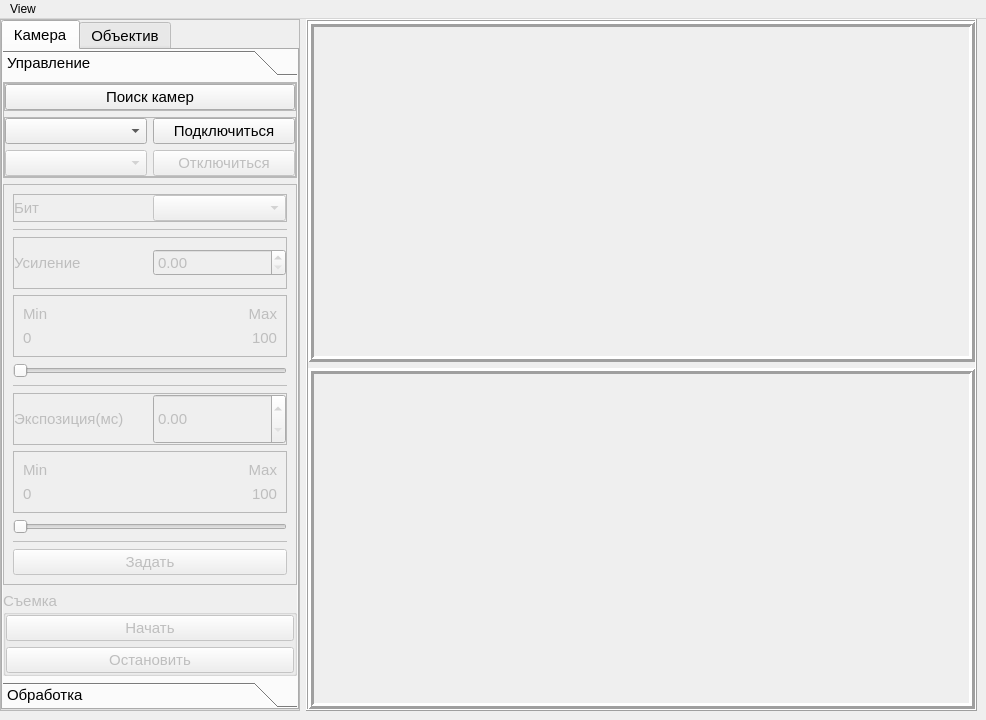
<?xml version="1.0" encoding="UTF-8"?>
<ui version="4.0">
 <class>MainWindow</class>
 <widget class="QMainWindow" name="MainWindow">
  <property name="geometry">
   <rect>
    <x>0</x>
    <y>0</y>
    <width>986</width>
    <height>720</height>
   </rect>
  </property>
  <property name="windowTitle">
   <string>MainWindow</string>
  </property>
  <widget class="QWidget" name="centralwidget">
   <property name="font">
    <font>
     <pointsize>11</pointsize>
    </font>
   </property>
   <layout class="QHBoxLayout" name="horizontalLayout">
    <property name="leftMargin">
     <number>0</number>
    </property>
    <property name="topMargin">
     <number>0</number>
    </property>
    <property name="rightMargin">
     <number>9</number>
    </property>
    <property name="bottomMargin">
     <number>9</number>
    </property>
    <item>
     <widget class="QFrame" name="control_frm">
      <property name="sizePolicy">
       <sizepolicy hsizetype="Fixed" vsizetype="Preferred">
        <horstretch>0</horstretch>
        <verstretch>0</verstretch>
       </sizepolicy>
      </property>
      <property name="minimumSize">
       <size>
        <width>300</width>
        <height>0</height>
       </size>
      </property>
      <property name="frameShape">
       <enum>QFrame::StyledPanel</enum>
      </property>
      <property name="frameShadow">
       <enum>QFrame::Raised</enum>
      </property>
      <layout class="QVBoxLayout" name="verticalLayout">
       <property name="leftMargin">
        <number>0</number>
       </property>
       <property name="topMargin">
        <number>0</number>
       </property>
       <property name="rightMargin">
        <number>0</number>
       </property>
       <property name="bottomMargin">
        <number>0</number>
       </property>
       <item>
        <widget class="QTabWidget" name="control_objects_tab">
         <property name="sizePolicy">
          <sizepolicy hsizetype="Preferred" vsizetype="Expanding">
           <horstretch>0</horstretch>
           <verstretch>0</verstretch>
          </sizepolicy>
         </property>
         <property name="autoFillBackground">
          <bool>false</bool>
         </property>
         <property name="currentIndex">
          <number>0</number>
         </property>
         <widget class="QWidget" name="camera_tab">
          <attribute name="title">
           <string>Камера</string>
          </attribute>
          <layout class="QVBoxLayout" name="verticalLayout_2">
           <property name="leftMargin">
            <number>0</number>
           </property>
           <property name="topMargin">
            <number>0</number>
           </property>
           <property name="rightMargin">
            <number>0</number>
           </property>
           <property name="bottomMargin">
            <number>0</number>
           </property>
           <item>
            <widget class="QToolBox" name="cam_control_toolbox">
             <property name="currentIndex">
              <number>0</number>
             </property>
             <widget class="QWidget" name="cam_page">
              <property name="geometry">
               <rect>
                <x>0</x>
                <y>0</y>
                <width>299</width>
                <height>586</height>
               </rect>
              </property>
              <attribute name="label">
               <string>Управление</string>
              </attribute>
              <layout class="QVBoxLayout" name="verticalLayout_4">
               <property name="leftMargin">
                <number>0</number>
               </property>
               <property name="topMargin">
                <number>0</number>
               </property>
               <property name="rightMargin">
                <number>0</number>
               </property>
               <property name="bottomMargin">
                <number>0</number>
               </property>
               <item>
                <widget class="QFrame" name="cam_connection_frm">
                 <property name="sizePolicy">
                  <sizepolicy hsizetype="Preferred" vsizetype="Fixed">
                   <horstretch>0</horstretch>
                   <verstretch>0</verstretch>
                  </sizepolicy>
                 </property>
                 <property name="frameShape">
                  <enum>QFrame::StyledPanel</enum>
                 </property>
                 <property name="frameShadow">
                  <enum>QFrame::Raised</enum>
                 </property>
                 <layout class="QVBoxLayout" name="verticalLayout_5">
                  <property name="leftMargin">
                   <number>0</number>
                  </property>
                  <property name="topMargin">
                   <number>0</number>
                  </property>
                  <property name="rightMargin">
                   <number>0</number>
                  </property>
                  <property name="bottomMargin">
                   <number>0</number>
                  </property>
                  <item>
                   <widget class="QFrame" name="find_frm">
                    <property name="sizePolicy">
                     <sizepolicy hsizetype="Preferred" vsizetype="Fixed">
                      <horstretch>0</horstretch>
                      <verstretch>0</verstretch>
                     </sizepolicy>
                    </property>
                    <property name="frameShape">
                     <enum>QFrame::StyledPanel</enum>
                    </property>
                    <property name="frameShadow">
                     <enum>QFrame::Raised</enum>
                    </property>
                    <layout class="QVBoxLayout" name="verticalLayout_6">
                     <property name="leftMargin">
                      <number>0</number>
                     </property>
                     <property name="topMargin">
                      <number>0</number>
                     </property>
                     <property name="rightMargin">
                      <number>0</number>
                     </property>
                     <property name="bottomMargin">
                      <number>0</number>
                     </property>
                     <item>
                      <widget class="QPushButton" name="find_btn">
                       <property name="text">
                        <string>Поиск камер</string>
                       </property>
                      </widget>
                     </item>
                    </layout>
                   </widget>
                  </item>
                  <item>
                   <widget class="QFrame" name="connection_frm">
                    <property name="sizePolicy">
                     <sizepolicy hsizetype="Preferred" vsizetype="Fixed">
                      <horstretch>0</horstretch>
                      <verstretch>0</verstretch>
                     </sizepolicy>
                    </property>
                    <property name="frameShape">
                     <enum>QFrame::StyledPanel</enum>
                    </property>
                    <property name="frameShadow">
                     <enum>QFrame::Raised</enum>
                    </property>
                    <layout class="QGridLayout" name="gridLayout">
                     <property name="leftMargin">
                      <number>0</number>
                     </property>
                     <property name="topMargin">
                      <number>0</number>
                     </property>
                     <property name="rightMargin">
                      <number>0</number>
                     </property>
                     <property name="bottomMargin">
                      <number>0</number>
                     </property>
                     <item row="1" column="1">
                      <widget class="QPushButton" name="disconnect_btn">
                       <property name="enabled">
                        <bool>false</bool>
                       </property>
                       <property name="text">
                        <string>Отключиться</string>
                       </property>
                      </widget>
                     </item>
                     <item row="0" column="1">
                      <widget class="QPushButton" name="connect_btn">
                       <property name="text">
                        <string>Подключиться</string>
                       </property>
                      </widget>
                     </item>
                     <item row="0" column="0">
                      <widget class="QComboBox" name="camera_combox"/>
                     </item>
                     <item row="1" column="0">
                      <widget class="QComboBox" name="mode_combox">
                       <property name="enabled">
                        <bool>false</bool>
                       </property>
                      </widget>
                     </item>
                    </layout>
                   </widget>
                  </item>
                 </layout>
                </widget>
               </item>
               <item>
                <widget class="QFrame" name="cam_control_frm">
                 <property name="enabled">
                  <bool>false</bool>
                 </property>
                 <property name="sizePolicy">
                  <sizepolicy hsizetype="Preferred" vsizetype="Preferred">
                   <horstretch>0</horstretch>
                   <verstretch>0</verstretch>
                  </sizepolicy>
                 </property>
                 <property name="frameShape">
                  <enum>QFrame::StyledPanel</enum>
                 </property>
                 <property name="frameShadow">
                  <enum>QFrame::Raised</enum>
                 </property>
                 <layout class="QVBoxLayout" name="verticalLayout_8">
                  <item>
                   <widget class="QFrame" name="bit_frm">
                    <property name="sizePolicy">
                     <sizepolicy hsizetype="Preferred" vsizetype="Fixed">
                      <horstretch>0</horstretch>
                      <verstretch>0</verstretch>
                     </sizepolicy>
                    </property>
                    <property name="frameShape">
                     <enum>QFrame::StyledPanel</enum>
                    </property>
                    <property name="frameShadow">
                     <enum>QFrame::Raised</enum>
                    </property>
                    <layout class="QHBoxLayout" name="horizontalLayout_2">
                     <property name="leftMargin">
                      <number>0</number>
                     </property>
                     <property name="topMargin">
                      <number>0</number>
                     </property>
                     <property name="rightMargin">
                      <number>0</number>
                     </property>
                     <property name="bottomMargin">
                      <number>0</number>
                     </property>
                     <item>
                      <widget class="QLabel" name="bit_label">
                       <property name="text">
                        <string>Бит</string>
                       </property>
                      </widget>
                     </item>
                     <item>
                      <widget class="QComboBox" name="bit_combox"/>
                     </item>
                    </layout>
                   </widget>
                  </item>
                  <item>
                   <widget class="Line" name="bit_line">
                    <property name="frameShadow">
                     <enum>QFrame::Plain</enum>
                    </property>
                    <property name="lineWidth">
                     <number>1</number>
                    </property>
                    <property name="orientation">
                     <enum>Qt::Horizontal</enum>
                    </property>
                   </widget>
                  </item>
                  <item>
                   <widget class="QFrame" name="gain_frm">
                    <property name="frameShape">
                     <enum>QFrame::StyledPanel</enum>
                    </property>
                    <property name="frameShadow">
                     <enum>QFrame::Raised</enum>
                    </property>
                    <layout class="QHBoxLayout" name="horizontalLayout_3">
                     <property name="leftMargin">
                      <number>0</number>
                     </property>
                     <property name="topMargin">
                      <number>0</number>
                     </property>
                     <property name="rightMargin">
                      <number>0</number>
                     </property>
                     <property name="bottomMargin">
                      <number>0</number>
                     </property>
                     <item>
                      <widget class="QLabel" name="gain_lbl">
                       <property name="text">
                        <string>Усиление</string>
                       </property>
                      </widget>
                     </item>
                     <item>
                      <widget class="QDoubleSpinBox" name="gain_spnbox">
                       <property name="sizePolicy">
                        <sizepolicy hsizetype="Preferred" vsizetype="Fixed">
                         <horstretch>0</horstretch>
                         <verstretch>0</verstretch>
                        </sizepolicy>
                       </property>
                      </widget>
                     </item>
                    </layout>
                   </widget>
                  </item>
                  <item>
                   <widget class="QFrame" name="gain_min_max_frm">
                    <property name="frameShape">
                     <enum>QFrame::StyledPanel</enum>
                    </property>
                    <property name="frameShadow">
                     <enum>QFrame::Raised</enum>
                    </property>
                    <layout class="QGridLayout" name="gridLayout_2">
                     <item row="1" column="1">
                      <widget class="QLabel" name="gmax_lbl">
                       <property name="text">
                        <string>Max</string>
                       </property>
                       <property name="alignment">
                        <set>Qt::AlignRight|Qt::AlignTrailing|Qt::AlignVCenter</set>
                       </property>
                      </widget>
                     </item>
                     <item row="4" column="0">
                      <widget class="QLabel" name="gmax_val_lbl">
                       <property name="text">
                        <string>0</string>
                       </property>
                      </widget>
                     </item>
                     <item row="1" column="0">
                      <widget class="QLabel" name="gmin_lbl">
                       <property name="text">
                        <string>Min</string>
                       </property>
                      </widget>
                     </item>
                     <item row="4" column="1">
                      <widget class="QLabel" name="gmax_val_lbl_2">
                       <property name="text">
                        <string>100</string>
                       </property>
                       <property name="alignment">
                        <set>Qt::AlignRight|Qt::AlignTrailing|Qt::AlignVCenter</set>
                       </property>
                      </widget>
                     </item>
                    </layout>
                   </widget>
                  </item>
                  <item>
                   <widget class="QSlider" name="gain_hslider">
                    <property name="orientation">
                     <enum>Qt::Horizontal</enum>
                    </property>
                   </widget>
                  </item>
                  <item>
                   <widget class="Line" name="gain_line">
                    <property name="frameShadow">
                     <enum>QFrame::Plain</enum>
                    </property>
                    <property name="orientation">
                     <enum>Qt::Horizontal</enum>
                    </property>
                   </widget>
                  </item>
                  <item>
                   <widget class="QFrame" name="exposure_frm">
                    <property name="frameShape">
                     <enum>QFrame::StyledPanel</enum>
                    </property>
                    <property name="frameShadow">
                     <enum>QFrame::Raised</enum>
                    </property>
                    <layout class="QHBoxLayout" name="horizontalLayout_4">
                     <property name="leftMargin">
                      <number>0</number>
                     </property>
                     <property name="topMargin">
                      <number>0</number>
                     </property>
                     <property name="rightMargin">
                      <number>0</number>
                     </property>
                     <property name="bottomMargin">
                      <number>0</number>
                     </property>
                     <item>
                      <widget class="QLabel" name="exposure_lbl">
                       <property name="text">
                        <string>Экспозиция(мс)</string>
                       </property>
                      </widget>
                     </item>
                     <item>
                      <widget class="QDoubleSpinBox" name="exposure_spnbox">
                       <property name="sizePolicy">
                        <sizepolicy hsizetype="Preferred" vsizetype="Preferred">
                         <horstretch>0</horstretch>
                         <verstretch>0</verstretch>
                        </sizepolicy>
                       </property>
                      </widget>
                     </item>
                    </layout>
                   </widget>
                  </item>
                  <item>
                   <widget class="QFrame" name="exposure_min_max_frm">
                    <property name="frameShape">
                     <enum>QFrame::StyledPanel</enum>
                    </property>
                    <property name="frameShadow">
                     <enum>QFrame::Raised</enum>
                    </property>
                    <layout class="QGridLayout" name="gridLayout_3">
                     <item row="1" column="1">
                      <widget class="QLabel" name="emax_val_lbl">
                       <property name="text">
                        <string>100</string>
                       </property>
                       <property name="alignment">
                        <set>Qt::AlignRight|Qt::AlignTrailing|Qt::AlignVCenter</set>
                       </property>
                      </widget>
                     </item>
                     <item row="0" column="1">
                      <widget class="QLabel" name="emax_lbl">
                       <property name="text">
                        <string>Max</string>
                       </property>
                       <property name="alignment">
                        <set>Qt::AlignRight|Qt::AlignTrailing|Qt::AlignVCenter</set>
                       </property>
                      </widget>
                     </item>
                     <item row="0" column="0">
                      <widget class="QLabel" name="emin_lbl">
                       <property name="text">
                        <string>Min</string>
                       </property>
                      </widget>
                     </item>
                     <item row="1" column="0">
                      <widget class="QLabel" name="emin_val_lbl">
                       <property name="text">
                        <string>0</string>
                       </property>
                      </widget>
                     </item>
                    </layout>
                   </widget>
                  </item>
                  <item>
                   <widget class="QSlider" name="exposure_hslider">
                    <property name="orientation">
                     <enum>Qt::Horizontal</enum>
                    </property>
                   </widget>
                  </item>
                  <item>
                   <widget class="Line" name="exposure_line">
                    <property name="frameShadow">
                     <enum>QFrame::Plain</enum>
                    </property>
                    <property name="orientation">
                     <enum>Qt::Horizontal</enum>
                    </property>
                   </widget>
                  </item>
                  <item>
                   <widget class="QPushButton" name="set_control_btn">
                    <property name="text">
                     <string>Задать</string>
                    </property>
                   </widget>
                  </item>
                 </layout>
                </widget>
               </item>
               <item>
                <widget class="QGroupBox" name="capture_grpbox">
                 <property name="enabled">
                  <bool>false</bool>
                 </property>
                 <property name="sizePolicy">
                  <sizepolicy hsizetype="Preferred" vsizetype="Fixed">
                   <horstretch>0</horstretch>
                   <verstretch>0</verstretch>
                  </sizepolicy>
                 </property>
                 <property name="title">
                  <string>Съемка</string>
                 </property>
                 <layout class="QVBoxLayout" name="verticalLayout_7">
                  <property name="leftMargin">
                   <number>0</number>
                  </property>
                  <property name="topMargin">
                   <number>0</number>
                  </property>
                  <property name="rightMargin">
                   <number>0</number>
                  </property>
                  <property name="bottomMargin">
                   <number>0</number>
                  </property>
                  <item>
                   <widget class="QPushButton" name="start_capture_btn">
                    <property name="text">
                     <string>Начать</string>
                    </property>
                   </widget>
                  </item>
                  <item>
                   <widget class="QPushButton" name="stop_capture_btn">
                    <property name="text">
                     <string>Остановить</string>
                    </property>
                   </widget>
                  </item>
                 </layout>
                </widget>
               </item>
              </layout>
             </widget>
             <widget class="QWidget" name="image_process_page">
              <property name="enabled">
               <bool>false</bool>
              </property>
              <property name="geometry">
               <rect>
                <x>0</x>
                <y>0</y>
                <width>299</width>
                <height>586</height>
               </rect>
              </property>
              <attribute name="label">
               <string>Обработка</string>
              </attribute>
              <layout class="QVBoxLayout" name="verticalLayout_10">
               <property name="leftMargin">
                <number>0</number>
               </property>
               <property name="topMargin">
                <number>0</number>
               </property>
               <property name="rightMargin">
                <number>0</number>
               </property>
               <property name="bottomMargin">
                <number>0</number>
               </property>
               <item>
                <widget class="QFrame" name="image_process_frame">
                 <property name="frameShape">
                  <enum>QFrame::StyledPanel</enum>
                 </property>
                 <property name="frameShadow">
                  <enum>QFrame::Raised</enum>
                 </property>
                 <layout class="QVBoxLayout" name="verticalLayout_11">
                  <item>
                   <widget class="QFrame" name="blur_control_frm">
                    <property name="frameShape">
                     <enum>QFrame::StyledPanel</enum>
                    </property>
                    <property name="frameShadow">
                     <enum>QFrame::Raised</enum>
                    </property>
                    <layout class="QHBoxLayout" name="horizontalLayout_6">
                     <item>
                      <widget class="QLabel" name="blur_lbl">
                       <property name="text">
                        <string>Расфокусировка</string>
                       </property>
                      </widget>
                     </item>
                     <item>
                      <widget class="QLineEdit" name="blue_lnedit"/>
                     </item>
                    </layout>
                   </widget>
                  </item>
                  <item>
                   <widget class="QCheckBox" name="wb_chkbox">
                    <property name="text">
                     <string>Баланс белого</string>
                    </property>
                   </widget>
                  </item>
                  <item>
                   <widget class="QCheckBox" name="debayer_chkbox">
                    <property name="text">
                     <string>Дебаеризация</string>
                    </property>
                   </widget>
                  </item>
                  <item>
                   <widget class="QFrame" name="contrasts_frm">
                    <property name="sizePolicy">
                     <sizepolicy hsizetype="Preferred" vsizetype="Fixed">
                      <horstretch>0</horstretch>
                      <verstretch>0</verstretch>
                     </sizepolicy>
                    </property>
                    <property name="minimumSize">
                     <size>
                      <width>0</width>
                      <height>300</height>
                     </size>
                    </property>
                    <property name="frameShape">
                     <enum>QFrame::StyledPanel</enum>
                    </property>
                    <property name="frameShadow">
                     <enum>QFrame::Raised</enum>
                    </property>
                    <layout class="QVBoxLayout" name="verticalLayout_12">
                     <property name="leftMargin">
                      <number>0</number>
                     </property>
                     <property name="topMargin">
                      <number>0</number>
                     </property>
                     <property name="rightMargin">
                      <number>0</number>
                     </property>
                     <property name="bottomMargin">
                      <number>0</number>
                     </property>
                     <item>
                      <widget class="QFrame" name="contrast_frm">
                       <property name="sizePolicy">
                        <sizepolicy hsizetype="Preferred" vsizetype="Fixed">
                         <horstretch>0</horstretch>
                         <verstretch>0</verstretch>
                        </sizepolicy>
                       </property>
                       <property name="frameShape">
                        <enum>QFrame::StyledPanel</enum>
                       </property>
                       <property name="frameShadow">
                        <enum>QFrame::Raised</enum>
                       </property>
                       <layout class="QGridLayout" name="gridLayout_4">
                        <property name="leftMargin">
                         <number>0</number>
                        </property>
                        <property name="topMargin">
                         <number>0</number>
                        </property>
                        <property name="rightMargin">
                         <number>0</number>
                        </property>
                        <property name="bottomMargin">
                         <number>0</number>
                        </property>
                        <item row="2" column="1">
                         <widget class="QSpinBox" name="alpha_coeff_spnbox"/>
                        </item>
                        <item row="2" column="0">
                         <widget class="QLabel" name="alpha_coeff_lbl">
                          <property name="text">
                           <string>Коэффицент</string>
                          </property>
                         </widget>
                        </item>
                        <item row="1" column="0">
                         <widget class="QLabel" name="contrast_lbl">
                          <property name="text">
                           <string>Контраст</string>
                          </property>
                         </widget>
                        </item>
                       </layout>
                      </widget>
                     </item>
                     <item>
                      <widget class="QSlider" name="contrast_hslider">
                       <property name="orientation">
                        <enum>Qt::Horizontal</enum>
                       </property>
                      </widget>
                     </item>
                     <item>
                      <widget class="QFrame" name="gamma_contrast_frm">
                       <property name="sizePolicy">
                        <sizepolicy hsizetype="Preferred" vsizetype="Fixed">
                         <horstretch>0</horstretch>
                         <verstretch>0</verstretch>
                        </sizepolicy>
                       </property>
                       <property name="frameShape">
                        <enum>QFrame::StyledPanel</enum>
                       </property>
                       <property name="frameShadow">
                        <enum>QFrame::Raised</enum>
                       </property>
                       <layout class="QGridLayout" name="gridLayout_5">
                        <property name="leftMargin">
                         <number>0</number>
                        </property>
                        <property name="topMargin">
                         <number>0</number>
                        </property>
                        <property name="rightMargin">
                         <number>0</number>
                        </property>
                        <property name="bottomMargin">
                         <number>0</number>
                        </property>
                        <item row="1" column="3">
                         <widget class="QSpinBox" name="gamma_coeff_spnbox"/>
                        </item>
                        <item row="1" column="1">
                         <widget class="QLabel" name="gamma_coeff_lbl">
                          <property name="text">
                           <string>Коэффицент</string>
                          </property>
                         </widget>
                        </item>
                        <item row="0" column="1">
                         <widget class="QLabel" name="gamma_contrast_lbl">
                          <property name="text">
                           <string>Гамма контраст</string>
                          </property>
                         </widget>
                        </item>
                       </layout>
                      </widget>
                     </item>
                     <item>
                      <widget class="QSlider" name="gamma_contrast_hslider">
                       <property name="orientation">
                        <enum>Qt::Horizontal</enum>
                       </property>
                      </widget>
                     </item>
                    </layout>
                   </widget>
                  </item>
                  <item>
                   <widget class="QFrame" name="autoexposure_frm">
                    <property name="frameShape">
                     <enum>QFrame::StyledPanel</enum>
                    </property>
                    <property name="frameShadow">
                     <enum>QFrame::Raised</enum>
                    </property>
                    <layout class="QHBoxLayout" name="horizontalLayout_5">
                     <property name="leftMargin">
                      <number>0</number>
                     </property>
                     <property name="topMargin">
                      <number>0</number>
                     </property>
                     <property name="rightMargin">
                      <number>0</number>
                     </property>
                     <property name="bottomMargin">
                      <number>0</number>
                     </property>
                    </layout>
                   </widget>
                  </item>
                 </layout>
                </widget>
               </item>
              </layout>
             </widget>
            </widget>
           </item>
          </layout>
         </widget>
         <widget class="QWidget" name="objective_tab">
          <attribute name="title">
           <string>Объектив</string>
          </attribute>
          <layout class="QVBoxLayout" name="verticalLayout_9">
           <item>
            <widget class="QFrame" name="objective_connection_frm">
             <property name="sizePolicy">
              <sizepolicy hsizetype="Preferred" vsizetype="Fixed">
               <horstretch>0</horstretch>
               <verstretch>0</verstretch>
              </sizepolicy>
             </property>
             <property name="frameShape">
              <enum>QFrame::StyledPanel</enum>
             </property>
             <property name="frameShadow">
              <enum>QFrame::Raised</enum>
             </property>
             <layout class="QGridLayout" name="gridLayout_6">
              <property name="leftMargin">
               <number>0</number>
              </property>
              <property name="topMargin">
               <number>0</number>
              </property>
              <property name="rightMargin">
               <number>0</number>
              </property>
              <property name="bottomMargin">
               <number>0</number>
              </property>
              <item row="0" column="0">
               <widget class="QPushButton" name="com_find_btn">
                <property name="text">
                 <string>Поиск</string>
                </property>
               </widget>
              </item>
              <item row="0" column="3">
               <widget class="QComboBox" name="com_ports_combox"/>
              </item>
              <item row="1" column="0">
               <widget class="QPushButton" name="com_connect_btn">
                <property name="text">
                 <string>Подключиться</string>
                </property>
               </widget>
              </item>
              <item row="1" column="3">
               <widget class="QPushButton" name="com_disconnect_btn">
                <property name="enabled">
                 <bool>false</bool>
                </property>
                <property name="text">
                 <string>Отключиться</string>
                </property>
               </widget>
              </item>
             </layout>
            </widget>
           </item>
           <item>
            <widget class="QFrame" name="lens_frm">
             <property name="enabled">
              <bool>false</bool>
             </property>
             <property name="frameShape">
              <enum>QFrame::StyledPanel</enum>
             </property>
             <property name="frameShadow">
              <enum>QFrame::Raised</enum>
             </property>
             <layout class="QVBoxLayout" name="verticalLayout_15">
              <property name="leftMargin">
               <number>0</number>
              </property>
              <property name="topMargin">
               <number>0</number>
              </property>
              <property name="rightMargin">
               <number>0</number>
              </property>
              <property name="bottomMargin">
               <number>0</number>
              </property>
              <item>
               <widget class="QLabel" name="notification_lbl">
                <property name="sizePolicy">
                 <sizepolicy hsizetype="Fixed" vsizetype="Preferred">
                  <horstretch>0</horstretch>
                  <verstretch>0</verstretch>
                 </sizepolicy>
                </property>
                <property name="text">
                 <string>&lt;html&gt;&lt;head/&gt;&lt;body&gt;&lt;p&gt;Внимание! Необходимо задать файл&lt;br/&gt;с корректными значениями аппертуры,&lt;br/&gt;для вашей модели!&lt;/p&gt;&lt;p&gt;&lt;br/&gt;&lt;/p&gt;&lt;/body&gt;&lt;/html&gt;</string>
                </property>
               </widget>
              </item>
              <item>
               <widget class="QLineEdit" name="lens_file_lnedit"/>
              </item>
              <item>
               <widget class="QPushButton" name="lens_file_btn">
                <property name="text">
                 <string>Файл</string>
                </property>
               </widget>
              </item>
             </layout>
            </widget>
           </item>
           <item>
            <widget class="QFrame" name="objective_control_frm">
             <property name="enabled">
              <bool>false</bool>
             </property>
             <property name="frameShape">
              <enum>QFrame::StyledPanel</enum>
             </property>
             <property name="frameShadow">
              <enum>QFrame::Raised</enum>
             </property>
             <layout class="QVBoxLayout" name="verticalLayout_14">
              <property name="leftMargin">
               <number>0</number>
              </property>
              <property name="topMargin">
               <number>0</number>
              </property>
              <property name="rightMargin">
               <number>0</number>
              </property>
              <property name="bottomMargin">
               <number>0</number>
              </property>
              <item>
               <widget class="QPushButton" name="set_apperture_btn">
                <property name="text">
                 <string>Задать аппертуру</string>
                </property>
               </widget>
              </item>
              <item>
               <widget class="QComboBox" name="set_apperture_combox"/>
              </item>
              <item>
               <widget class="Line" name="line">
                <property name="frameShadow">
                 <enum>QFrame::Plain</enum>
                </property>
                <property name="orientation">
                 <enum>Qt::Horizontal</enum>
                </property>
               </widget>
              </item>
              <item>
               <widget class="QPushButton" name="set_focus_btn">
                <property name="text">
                 <string>Задать фокус</string>
                </property>
               </widget>
              </item>
              <item>
               <widget class="QSpinBox" name="set_focus_spnbox"/>
              </item>
              <item>
               <widget class="Line" name="line_2">
                <property name="frameShadow">
                 <enum>QFrame::Plain</enum>
                </property>
                <property name="orientation">
                 <enum>Qt::Horizontal</enum>
                </property>
               </widget>
              </item>
              <item>
               <widget class="QPushButton" name="pushButton_6">
                <property name="text">
                 <string>Получить фокус</string>
                </property>
               </widget>
              </item>
              <item>
               <widget class="QSpinBox" name="get_focus_spnbox"/>
              </item>
              <item>
               <widget class="Line" name="line_3">
                <property name="frameShadow">
                 <enum>QFrame::Plain</enum>
                </property>
                <property name="orientation">
                 <enum>Qt::Horizontal</enum>
                </property>
               </widget>
              </item>
              <item>
               <widget class="QLabel" name="error_lbl">
                <property name="text">
                 <string>Ошибка</string>
                </property>
               </widget>
              </item>
              <item>
               <widget class="QLineEdit" name="error_lnedit"/>
              </item>
             </layout>
            </widget>
           </item>
           <item>
            <widget class="QFrame" name="stub_frm">
             <property name="frameShape">
              <enum>QFrame::StyledPanel</enum>
             </property>
             <property name="frameShadow">
              <enum>QFrame::Raised</enum>
             </property>
             <layout class="QVBoxLayout" name="verticalLayout_13">
              <property name="leftMargin">
               <number>0</number>
              </property>
              <property name="topMargin">
               <number>0</number>
              </property>
              <property name="rightMargin">
               <number>0</number>
              </property>
              <property name="bottomMargin">
               <number>0</number>
              </property>
             </layout>
            </widget>
           </item>
          </layout>
         </widget>
        </widget>
       </item>
      </layout>
     </widget>
    </item>
    <item>
     <widget class="QFrame" name="frame_2">
      <property name="sizePolicy">
       <sizepolicy hsizetype="Expanding" vsizetype="Preferred">
        <horstretch>0</horstretch>
        <verstretch>0</verstretch>
       </sizepolicy>
      </property>
      <property name="frameShape">
       <enum>QFrame::Box</enum>
      </property>
      <property name="frameShadow">
       <enum>QFrame::Raised</enum>
      </property>
      <layout class="QVBoxLayout" name="verticalLayout_3">
       <property name="leftMargin">
        <number>0</number>
       </property>
       <property name="topMargin">
        <number>0</number>
       </property>
       <property name="rightMargin">
        <number>0</number>
       </property>
       <property name="bottomMargin">
        <number>0</number>
       </property>
       <item>
        <widget class="QFrame" name="processed_image_frm">
         <property name="frameShape">
          <enum>QFrame::Box</enum>
         </property>
         <property name="frameShadow">
          <enum>QFrame::Raised</enum>
         </property>
         <property name="lineWidth">
          <number>3</number>
         </property>
         <layout class="QHBoxLayout" name="horizontalLayout_7"/>
        </widget>
       </item>
       <item>
        <widget class="QFrame" name="raw_image_frm">
         <property name="frameShape">
          <enum>QFrame::Box</enum>
         </property>
         <property name="frameShadow">
          <enum>QFrame::Raised</enum>
         </property>
         <property name="lineWidth">
          <number>3</number>
         </property>
         <layout class="QHBoxLayout" name="horizontalLayout_8"/>
        </widget>
       </item>
      </layout>
     </widget>
    </item>
   </layout>
  </widget>
  <widget class="QMenuBar" name="menubar">
   <property name="geometry">
    <rect>
     <x>0</x>
     <y>0</y>
     <width>986</width>
     <height>21</height>
    </rect>
   </property>
   <widget class="QMenu" name="menuView">
    <property name="title">
     <string>View</string>
    </property>
   </widget>
   <addaction name="menuView"/>
  </widget>
 </widget>
 <resources/>
 <connections/>
</ui>
